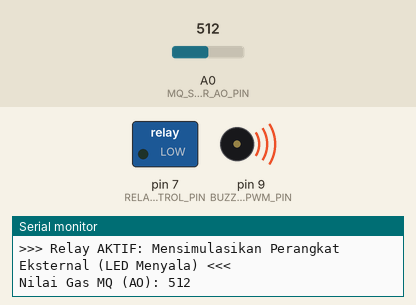
Simulated run of this sketch. Board: Arduino Uno, built with avr-gcc and run on an emulated ATmega328P. Shown: switched loads named in the sketch (green lamp = pin HIGH), buzzer (waves = sounding), the last lines printed to the serial monitor. The inputs (shaded band) are chosen by the test bench; at power-on: A0 (MQ_SENSOR_AO_PIN) = 512.

Above: at 1.2 s.
1.3 s: A0 (MQ_SENSOR_AO_PIN) set to 414
4.8 s: A0 (MQ_SENSOR_AO_PIN) set to 391
At 5.15 s:
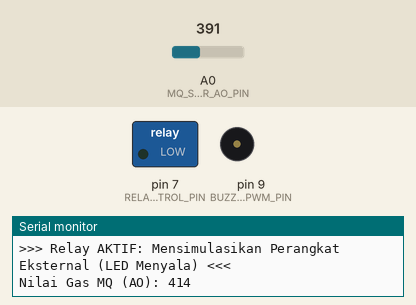
At 6.4 s:
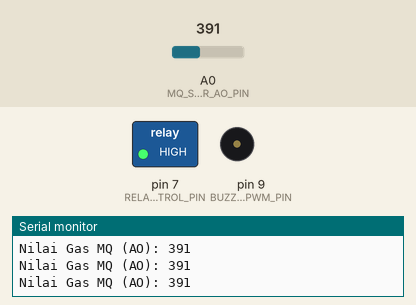
Timing chart, 0 to 7.9 s (numbered marks = the images above; inputs shaded):
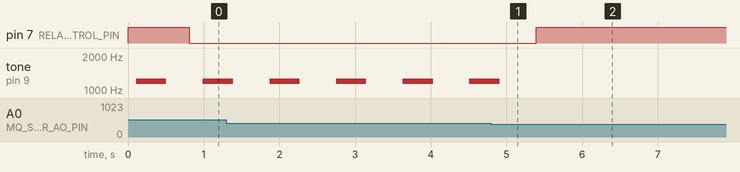

Measured:
- the behaviour switches between 401 and 400 on A0 (MQ_SENSOR_AO_PIN) (found by bisection; images 0 and 1)
- after the input at 4.8 s, pin 7 (RELAY_CONTROL_PIN): LOW → HIGH after 0.59 s; tone on pin 9 (BUZZER_PWM_PIN): goes on until 4.9 s, then stays silent
- by itself, tone on pin 9 (BUZZER_PWM_PIN): alternates 1200 Hz for 0.40 s and silent for 0.48 s

The sketch:

mq_fa.ino
```cpp
// Definisi pin yang digunakan pada Arduino
const int MQ_SENSOR_AO_PIN = A0; // Pin Analog Output (AO) sensor MQ terhubung ke pin A0
const int BUZZER_PWM_PIN = 9;    // Buzzer (aktif/pasif) terhubung ke pin digital D9 (pin PWM)
const int RELAY_CONTROL_PIN = 7; // Pin digital D7 untuk mengontrol input modul relay

// Definisi frekuensi nada untuk alarm (dalam Hertz)
const int ALARM_TONE_FREQ = 1200; // Nada 1.2 KHz (suara alarm yang khas)

// Ambang batas (threshold) untuk deteksi gas dari sensor MQ (pin AO).
// PENTING: Nilai ini HARUS DIKALIBRASI DI PERANGKAT FISIK Anda.
// Semakin TINGGI konsentrasi gas, nilai AO dari sensor MQ akan semakin TINGGI.
// Maka, kita akan mencari nilai MINIMUM yang mengindikasikan adanya gas berbahaya.
const int MQ_THRESHOLD = 400; // <<< HARUS DIKALIBRASI DI PERANGKAT FISIK >>>
                              // Nilai ini sangat bervariasi tergantung jenis gas, jarak, dan sensitivitas sensor.
                              // Umumnya berkisar antara 200-700.

void setup()
{
    // Memulai komunikasi serial untuk debugging dan pemantauan (penting saat kalibrasi fisik)
    Serial.begin(9600);

    // Mengatur pin kontrol relay sebagai output
    pinMode(RELAY_CONTROL_PIN, OUTPUT);

    // Memastikan relay non-aktif di awal
    // Asumsi relay aktif LOW (HIGH = non-aktif)
    digitalWrite(RELAY_CONTROL_PIN, HIGH); // Atur HIGH jika relay Anda aktif LOW (untuk non-aktif)

    Serial.println("----------------------------------");
    Serial.println("Sistem Pencegah Kebakaran Aktif!");
    Serial.println("Siap Menerima Data Sensor Gas MQ (AO)");
    Serial.println("----------------------------------");
}

void loop()
{
    // Membaca nilai analog dari pin Analog Output (AO) sensor MQ.
    int mqValue = analogRead(MQ_SENSOR_AO_PIN);

    // Menampilkan nilai gas ke Serial Monitor
    Serial.print("Nilai Gas MQ (AO): ");
    Serial.println(mqValue);

    // Logika deteksi gas
    if (mqValue > MQ_THRESHOLD)
    {
        // Aktifkan buzzer
        tone(BUZZER_PWM_PIN, ALARM_TONE_FREQ);
        delay(400);
        noTone(BUZZER_PWM_PIN);
        delay(300);

        // Aktifkan relay (asumsi aktif LOW)
        digitalWrite(RELAY_CONTROL_PIN, LOW); // Relay aktif -> LED menyala

        Serial.println("!!!! ALARM KEBAKARAN AKTIF: KONSENTRASI GAS BERBAHAYA TERDETEKSI !!!!");
        Serial.println(">>> Relay AKTIF: Mensimulasikan Perangkat Eksternal (LED Menyala) <<<");
    }
    else
    {
        // Jika tidak ada bahaya, pastikan buzzer dan relay mati
        noTone(BUZZER_PWM_PIN);
        digitalWrite(RELAY_CONTROL_PIN, HIGH); // Non-aktifkan relay (asumsi aktif LOW) -> LED mati

        // Serial.println("Konsentrasi Gas Normal"); // Bisa di-komen untuk mengurangi output di Serial Monitor
    }

    delay(100);
}
```
